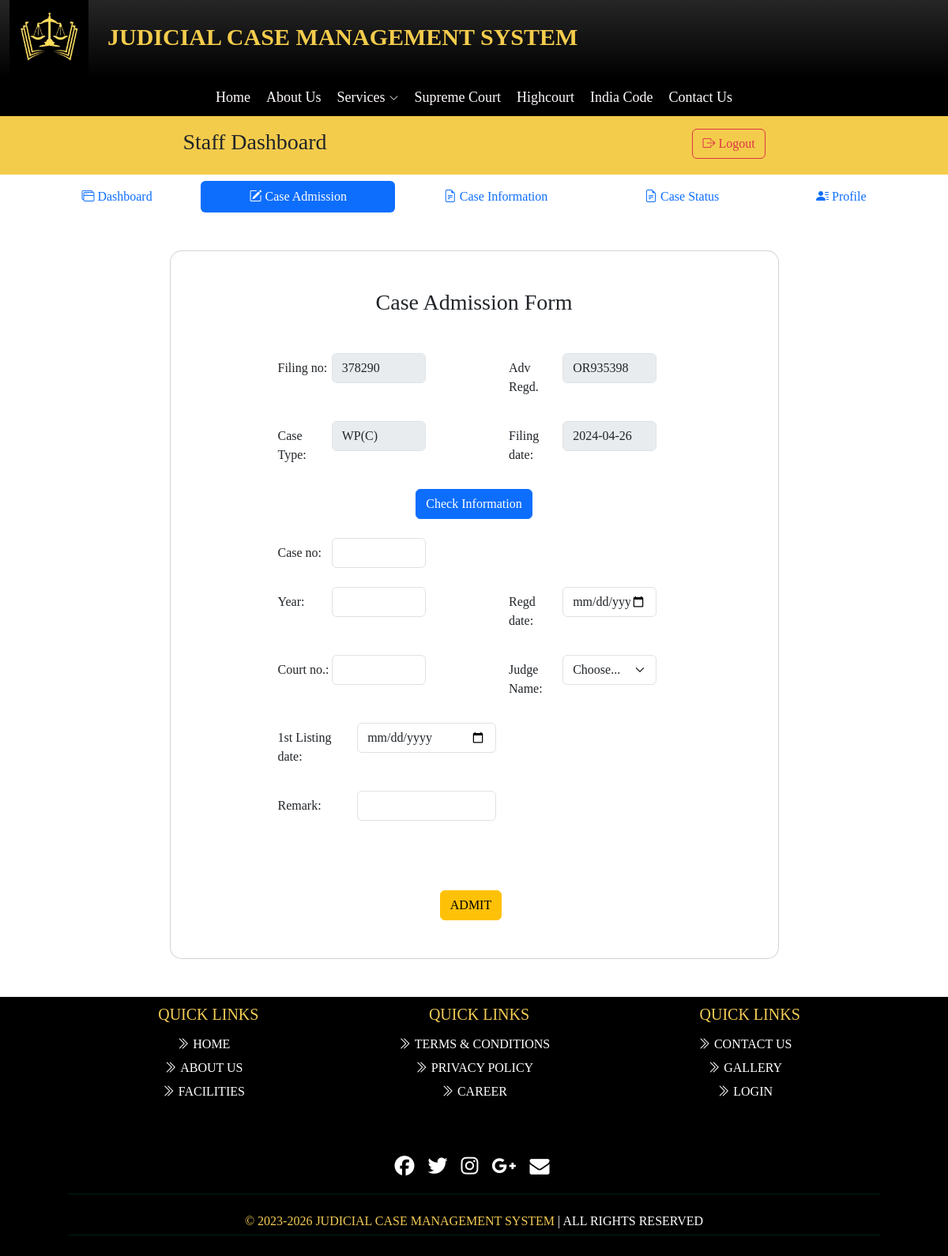
The page /Staff/admission.php?fno=378290 (signed in) on the database its author committed.
### tables this page shows
CREATE TABLE `casefiling` (
  `slno` int(11) NOT NULL,
  `filingno` int(20) NOT NULL,
  `state` varchar(20) NOT NULL,
  `court` varchar(100) NOT NULL,
  `casetype` varchar(15) NOT NULL,
  `date` date NOT NULL,
  `pname` varchar(50) NOT NULL,
  `pgname` varchar(50) NOT NULL,
  `page` int(10) NOT NULL,
  `pgender` varchar(15) NOT NULL,
  `pnation` varchar(20) NOT NULL,
  `pcaste` varchar(10) NOT NULL,
  `pemail` varchar(50) NOT NULL,
  `pphn` bigint(10) NOT NULL,
  `padd` varchar(70) NOT NULL,
  `pcity` varchar(20) NOT NULL,
  `pstate` varchar(20) NOT NULL,
  `ppin` int(6) NOT NULL,
  `rname` varchar(50) NOT NULL,
  `rgname` varchar(50) NOT NULL,
  `rage` int(5) NOT NULL,
  `rgender` varchar(6) NOT NULL,
  `rnation` varchar(20) NOT NULL,
  `rcaste` varchar(25) NOT NULL,
  `radd` varchar(70) NOT NULL,
  `rcity` varchar(20) NOT NULL,
  `rstate` varchar(20) NOT NULL,
  `rpin` int(6) NOT NULL,
  `advno` varchar(30) NOT NULL,
  `advname` varchar(50) NOT NULL,
  `r_advname` varchar(50) DEFAULT NULL,
  `r_advno` varchar(10) DEFAULT NULL,
  `fact` text NOT NULL,
  `act` varchar(100) NOT NULL,
  `section` varchar(100) NOT NULL,
  `file` varchar(100) NOT NULL,
  `sts` varchar(11) NOT NULL,
  `judgement` text DEFAULT NULL,
  `verify` int(1) NOT NULL DEFAULT 0
);

### Staff/admission.php (the view, shortened to what this page needs)
<?php
$f = $_GET['fno'];
include '../dbcon.php';
include 'head.php';
include 's_nav.php';
try {
    $sql = "SELECT * FROM `casefiling` WHERE `filingno`='$f'";
    $run = mysqli_query($con, $sql);
    if (mysqli_num_rows($run) > 0) {
        while ($row = mysqli_fetch_assoc($run)) {
            $filingno = $row['filingno'];
            $casetype = $row['casetype'];
            $date = $row['date'];
            $advno = $row['advno'];
        }
    } else {
        echo "Records not available";
        exit();
    }
} catch (\Throwable $th) {
    echo "Error to Found data";
}
?>
<!DOCTYPE html>
<html lang="en">
<head>
</head>
<body>
    <section class="gradient-custom">
        <div class="container py-5 h-100">
            <div class="row justify-content-center align-items-center h-100">
                <div class="col-12 col-lg-9 col-xl-9">
                    <div class="card shadow-2-strong card-registration" style="border-radius: 15px;">
                        <div class="card-body p-4 p-md-5">
                            <h3 class="mb-4 pb-2 pb-md-0 mb-md-5" style="text-align: center;">Case Admission Form</h3>
                            <form action="#" method="POST">
                                <div class="row">
                                    <div class="col-md-6 mb-4">
                                        <div class="row">
                                            <label class="col-sm-4 col-form-label">Filing no:</label>
                                            <div class="col-sm-7">
                                                <input type="text" class="form-control" value="<?php echo $filingno; ?>" disabled readonly>
                                            </div>
                                        </div>
                                    </div>
                                    <div class="col-md-6 mb-4">
                                        <div class="row">
                                            <label class="col-sm-4 col-form-label">Adv Regd.</label>
                                            <div class="col-sm-7">
                                                <input type="text" class="form-control" value="<?php echo $advno; ?>" disabled readonly>
                                            </div>
                                        </div>
                                    </div>
                                    <div class="col-md-6 mb-4">
                                        <div class="row">
                                            <label class="col-sm-4 col-form-label">Case Type:</label>
                                            <div class="col-sm-7">
                                                <input type="text" class="form-control" value="<?php echo $casetype; ?>" disabled readonly>
                                            </div>
                                        </div>
                                    </div>
                                    <div class="col-md-6 mb-4">
                                        <div class="row">
                                            <label class="col-sm-4 col-form-label">Filing
                                                date:</label>
                                            <div class="col-sm-7">
                                                <input type="disabled" class="form-control" value="<?php echo $date; ?>" disabled readonly>
                                            </div>
                                        </div>
                                    </div>
                                </div>
                                <div class="container text-center mb-4">
                                    <a href="caseinfo.php?fno=<?php echo $filingno; ?>" class="btn btn-primary">Check
                                        Information</a>
                                </div>
                                <div class="row">
                                    <div class="col-md-6 mb-4">
                                        <div class="row">
                                            <label class="col-sm-4 col-form-label">Case no:</label>
                                            <div class="col-sm-7">
                                                <input type="text" class="form-control" name="caseno">
                                            </div>
                                        </div>
                                    </div>
                                </div>
                                <div class="row">
                                    <div class="col-md-6 mb-4">
                                        <div class="row">
                                            <label class="col-sm-4 col-form-label">Year:</label>
                                            <div class="col-sm-7">
                                                <input type="text" class="form-control" name="caseyear">
                                            </div>
                                        </div>
                                    </div>
                                    <div class="col-md-6 mb-4">
                                        <div class="row">
                                            <label class="col-sm-4 col-form-label">Regd date:</label>
                                            <div class="col-sm-7">
                                                <input type="date" class="form-control" name="rdate">
                                            </div>
                                        </div>
                                    </div>
                                    <div class="col-md-6 mb-4">
                                        <div class="row">
                                            <label class="col-sm-4 col-form-label">Court no.:</label>
                                            <div class="col-sm-7">
                                                <input type="number" class="form-control" name="courtno">
                                            </div>
                                        </div>
                                    </div>
                                    <div class="col-md-6 mb-4">
                                        <div class="row">
                                            <label class="col-sm-4 col-form-label">Judge
                                                Name:</label>
                                            <div class="col-sm-7">
                                                <select class="form-select" name="judge">
                                                    <option selected>Choose...</option>
                                                </select>
                                            </div>
                                        </div>
                                    </div>
                                </div>
                                <div class="row">
                                    <div class="col-md-8 mb-4">
                                        <div class="row">
                                            <label class="col-sm-4 col-form-label">1st Listing
                                                date:</label>
                                            <div class="col-sm-7">
                                                <input type="date" class="form-control" name="fdate">
                                            </div>
                                        </div>
                                    </div>
                                </div>
                                <div class="row">
                                    <div class="col-md-8 mb-4">
                                        <div class="row">
                                            <label class="col-sm-4 col-form-label">Remark:</label>
                                            <div class="col-sm-7">
                                                <input type="text" class="form-control" name="remark">
                                            </div>
                                        </div>
                                    </div>
                                </div>
                                <div class="d-grid gap-2 d-md-flex justify-content-md-center">
                                    <button class="btn btn-warning me-md-2" type="submit" name="admit">ADMIT</button>
                                </div>
                            </form>
                        </div>
                    </div>
                </div>
            </div>
        </div>
    </section>
    <?php include 'foot.php' ?>
</body>
</html>

### assets/css/nav.css (style rules this page uses)
body { font-family: Georgia, 'Cambria'; }
*, *::before, *::after { box-sizing: border-box; }
.row { --bs-gutter-x: -5.5rem; }

### Staff/admission.php (style rules this page uses)
.me-md-2 { margin-right: .5rem; margin-top: 4rem; }

### rows shown on the page
casefiling: filingno "378290", advno "OR935398", casetype "WP(C)", date "2024-04-26"
